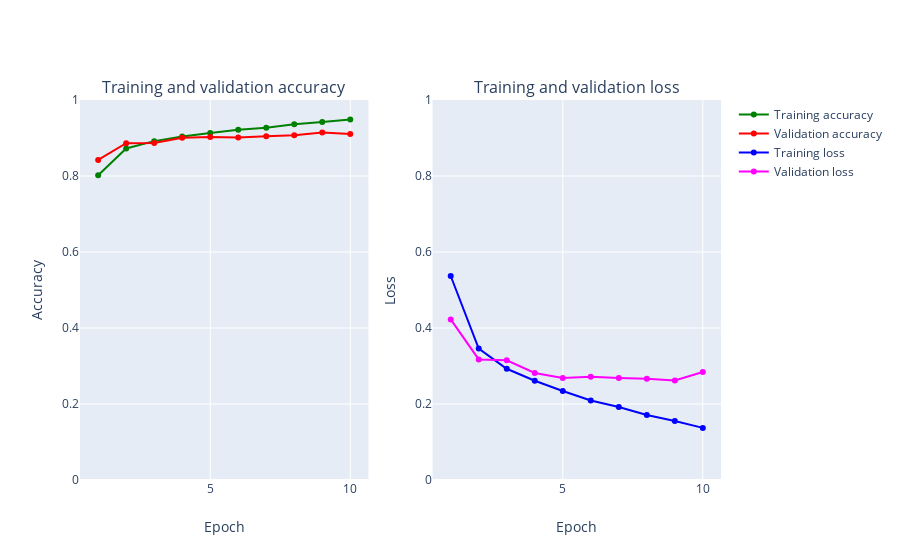

Notebook code for this chart:
### Code cell
def create_trace(x,y,ylabel,color):
        trace = go.Scatter(
            x = x,y = y,
            name=ylabel,
            marker=dict(color=color),
            mode = "markers+lines",
            text=x
        )
        return trace
    
def plot_accuracy_and_loss(train_model):
    hist = train_model.history
    acc = hist['acc']
    val_acc = hist['val_acc']
    loss = hist['loss']
    val_loss = hist['val_loss']
    epochs = list(range(1,len(acc)+1))
    
    trace_ta = create_trace(epochs,acc,"Training accuracy", "Green")
    trace_va = create_trace(epochs,val_acc,"Validation accuracy", "Red")
    trace_tl = create_trace(epochs,loss,"Training loss", "Blue")
    trace_vl = create_trace(epochs,val_loss,"Validation loss", "Magenta")
   
    fig = tools.make_subplots(rows=1,cols=2, subplot_titles=('Training and validation accuracy',
                                                             'Training and validation loss'))
    fig.append_trace(trace_ta,1,1)
    fig.append_trace(trace_va,1,1)
    fig.append_trace(trace_tl,1,2)
    fig.append_trace(trace_vl,1,2)
    fig['layout']['xaxis'].update(title = 'Epoch')
    fig['layout']['xaxis2'].update(title = 'Epoch')
    fig['layout']['yaxis'].update(title = 'Accuracy', range=[0,1])
    fig['layout']['yaxis2'].update(title = 'Loss', range=[0,1])

    
    iplot(fig, filename='accuracy-loss')

plot_accuracy_and_loss(train_model)

### Figure 1 — Plotly figure (JSON) as saved in the notebook; plotly's stock layout.template omitted (floating-point values rounded to 4 significant figures)
{"data": [{"marker": {"color": "Green"}, "mode": "markers+lines", "name": "Training accuracy", "text": ["1", "2", "3", "4", "5", "6", "7", "8", "9", "10"], "type": "scatter", "x": [1, 2, 3, 4, 5, 6, 7, 8, 9, 10], "xaxis": "x", "y": [0.8019, 0.8723, 0.8918, 0.9039, 0.9129, 0.922, 0.9271, 0.936, 0.9421, 0.9486], "yaxis": "y"}, {"marker": {"color": "Red"}, "mode": "markers+lines", "name": "Validation accuracy", "text": ["1", "2", "3", "4", "5", "6", "7", "8", "9", "10"], "type": "scatter", "x": [1, 2, 3, 4, 5, 6, 7, 8, 9, 10], "xaxis": "x", "y": [0.8424, 0.8863, 0.8868, 0.9004, 0.9023, 0.9011, 0.9047, 0.9073, 0.9143, 0.9104], "yaxis": "y"}, {"marker": {"color": "Blue"}, "mode": "markers+lines", "name": "Training loss", "text": ["1", "2", "3", "4", "5", "6", "7", "8", "9", "10"], "type": "scatter", "x": [1, 2, 3, 4, 5, 6, 7, 8, 9, 10], "xaxis": "x2", "y": [0.5368, 0.346, 0.2928, 0.2611, 0.2343, 0.209, 0.1923, 0.1711, 0.1553, 0.1371], "yaxis": "y2"}, {"marker": {"color": "Magenta"}, "mode": "markers+lines", "name": "Validation loss", "text": ["1", "2", "3", "4", "5", "6", "7", "8", "9", "10"], "type": "scatter", "x": [1, 2, 3, 4, 5, 6, 7, 8, 9, 10], "xaxis": "x2", "y": [0.4225, 0.3174, 0.3149, 0.2818, 0.2687, 0.2717, 0.2684, 0.2662, 0.2619, 0.2844], "yaxis": "y2"}], "layout": {"annotations": [{"font": {"size": 16}, "showarrow": false, "text": "Training and validation accuracy", "x": 0.225, "xanchor": "center", "xref": "paper", "y": 1, "yanchor": "bottom", "yref": "paper"}, {"font": {"size": 16}, "showarrow": false, "text": "Training and validation loss", "x": 0.775, "xanchor": "center", "xref": "paper", "y": 1, "yanchor": "bottom", "yref": "paper"}], "xaxis": {"anchor": "y", "domain": [0, 0.45], "title": {"text": "Epoch"}}, "xaxis2": {"anchor": "y2", "domain": [0.55, 1], "title": {"text": "Epoch"}}, "yaxis": {"anchor": "x", "domain": [0, 1], "range": [0, 1], "title": {"text": "Accuracy"}}, "yaxis2": {"anchor": "x2", "domain": [0, 1], "range": [0, 1], "title": {"text": "Loss"}}}}
